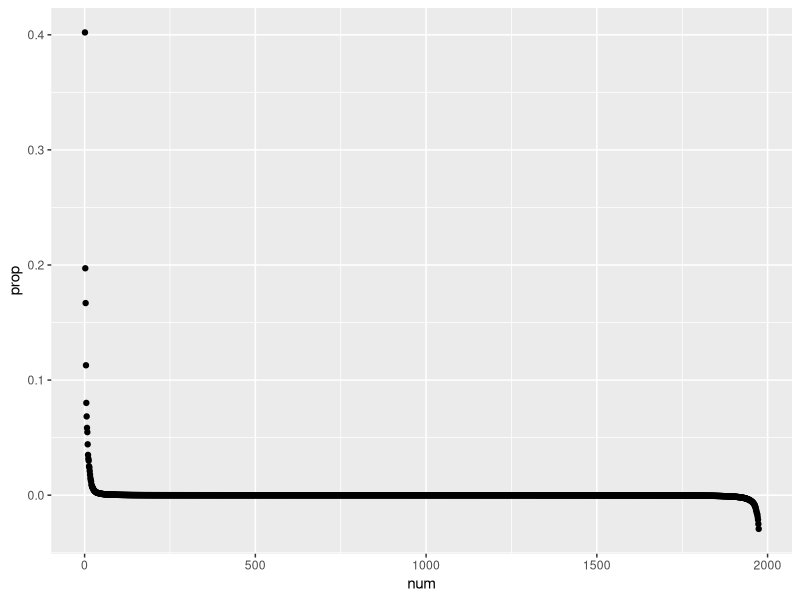
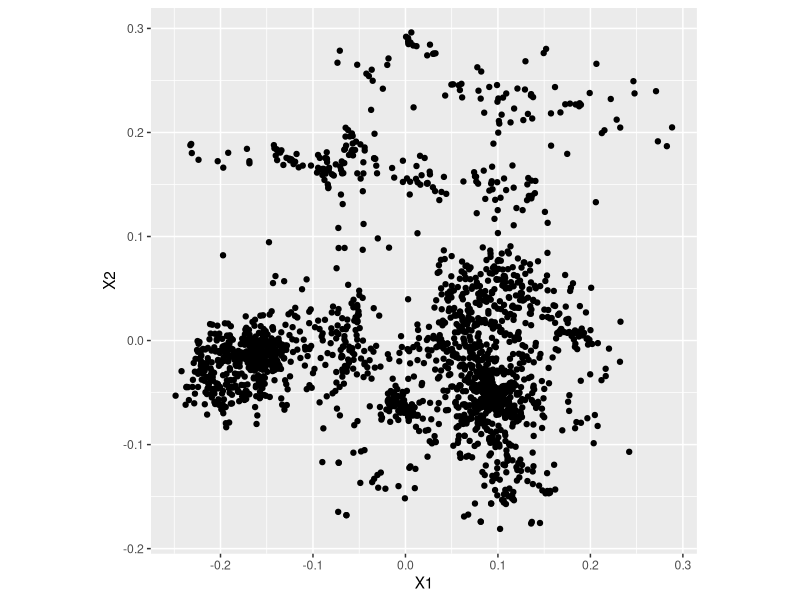
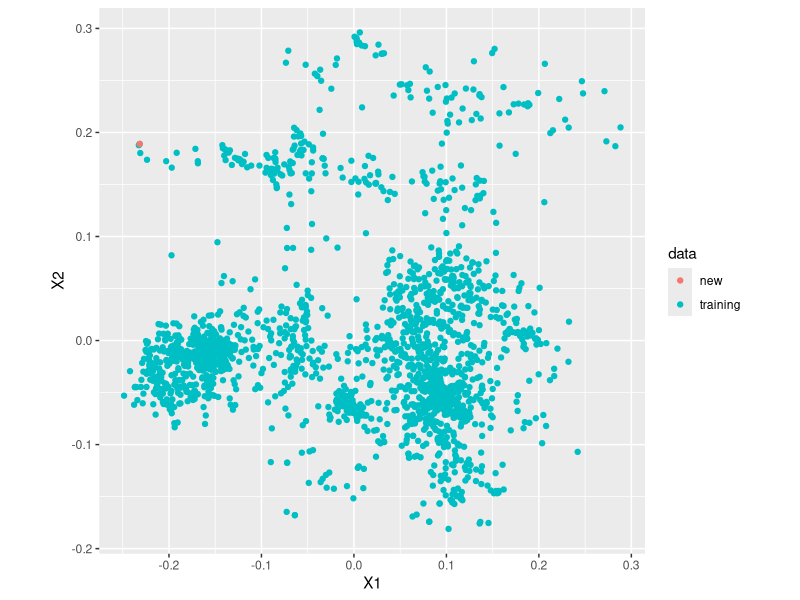
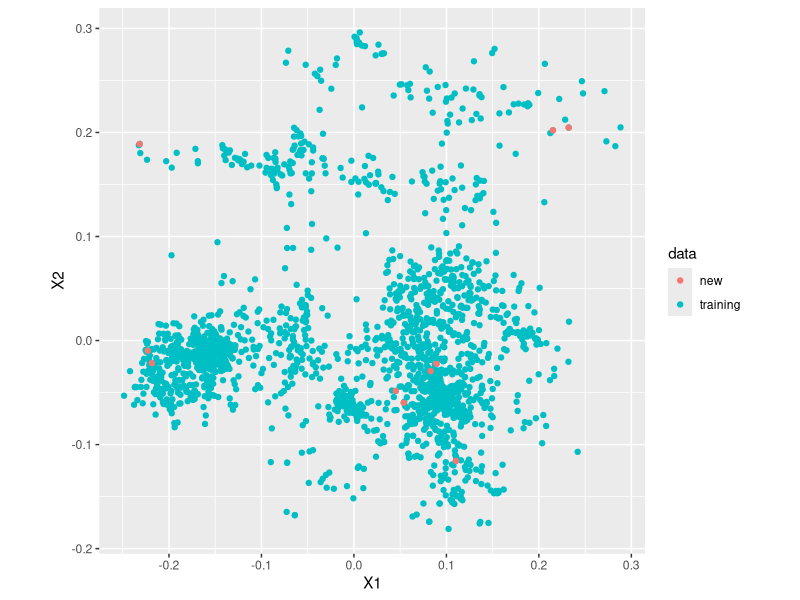

The R source for these figures, in order:
## ---- chunk 1
knitr::opts_chunk$set(echo = TRUE, message = FALSE)
## ---- chunk 2
library(dplyr)
library(ggplot2)
library(gower)
library(purrr)
## ---- chunk 3
vars_pred = c(
  "Month",
  "Julian_Day",
  "Temperature",
  "Conductivity",
  "Larval_Length",
  "Membrane_Ave",
  "Membrane_SD",
  "Membrane_CV",
  "Embryo_to_Membrane_Ratio",
  "Embryo_Ave",
  "Embryo_SD",
  "Embryo_CV",
  "Egg_Stage",
  "Compact_Diffuse",
  "Pigment",
  "Sticky_Debris",
  "Deflated"
)
## ---- chunk 4
eggdata <- read.csv("../data/eggdata_for_app.csv")
## ---- chunk 5
eggdata_preds <-
  eggdata %>% 
  select(all_of(vars_pred)) %>%
  mutate_if(.predicate = is.numeric, .funs = scale)
## ---- chunk 6
n = dim(eggdata_preds)[1]
n
## ---- chunk 7
list_of_distances <-
  map(
    .x = 1:n,
    .f = function(obs) {
      gower_dist(eggdata_preds, eggdata_preds[obs,])
    }
  )
## ---- chunk 8
dist_matrix = matrix(unlist(list_of_distances), ncol = n)
## ---- chunk 9
mds <- cmdscale(dist_matrix, eig = TRUE, k = 2)
## ---- chunk 10
data.frame(eig = mds$eig) %>%
  mutate(num = 1:n(), prop = eig / sum(eig)) %>%
  ggplot(aes(x = num, y = prop)) + 
  geom_point()
## ---- chunk 11
data.frame(mds$points) %>%
  ggplot(aes(x = X1, y = X2)) + 
  geom_point() + 
  theme(aspect.ratio = 1)
## ---- chunk 12
saveRDS(
  object = dist_matrix,
  file = "../data/dist_for_app.rds"
)

saveRDS(
  object = mds,
  file = "../data/mds_for_app.rds"
)
## ---- chunk 13
delta_n = (dist_matrix)^2
L2 = t(mds$points)
L2inv <- t(MASS::ginv(L2))
delta_mu <- colSums(delta_n) / n
a = eggdata_preds[1,]
delta_a = (gower_dist(eggdata_preds, a))^2
xa = -0.5 * L2inv %*% (delta_a - delta_mu)
## ---- chunk 14
data.frame(mds$points) %>%
  mutate(data = "training") %>%
  bind_rows(data.frame(t(xa), data = "new")) %>%
  ggplot(aes(x = X1, y = X2, color = data)) + 
  geom_point() + 
  theme(aspect.ratio = 1)
## ---- chunk 15
b = eggdata_preds[1:10,]
n_b = dim(b)[1]
delta_b <-
  map(
    .x = 1:n_b,
    .f = function(obs) {
      gower_dist(eggdata_preds, b[obs,])^2
    }
  ) %>% 
  unlist() %>%
  matrix(ncol = n_b)
xb = -0.5 * L2inv %*% (delta_b - delta_mu)
## ---- chunk 16
data.frame(mds$points) %>%
  mutate(data = "training") %>%
  bind_rows(data.frame(t(xb), data = "new")) %>%
  ggplot(aes(x = X1, y = X2, color = data)) + 
  geom_point() + 
  theme(aspect.ratio = 1)
